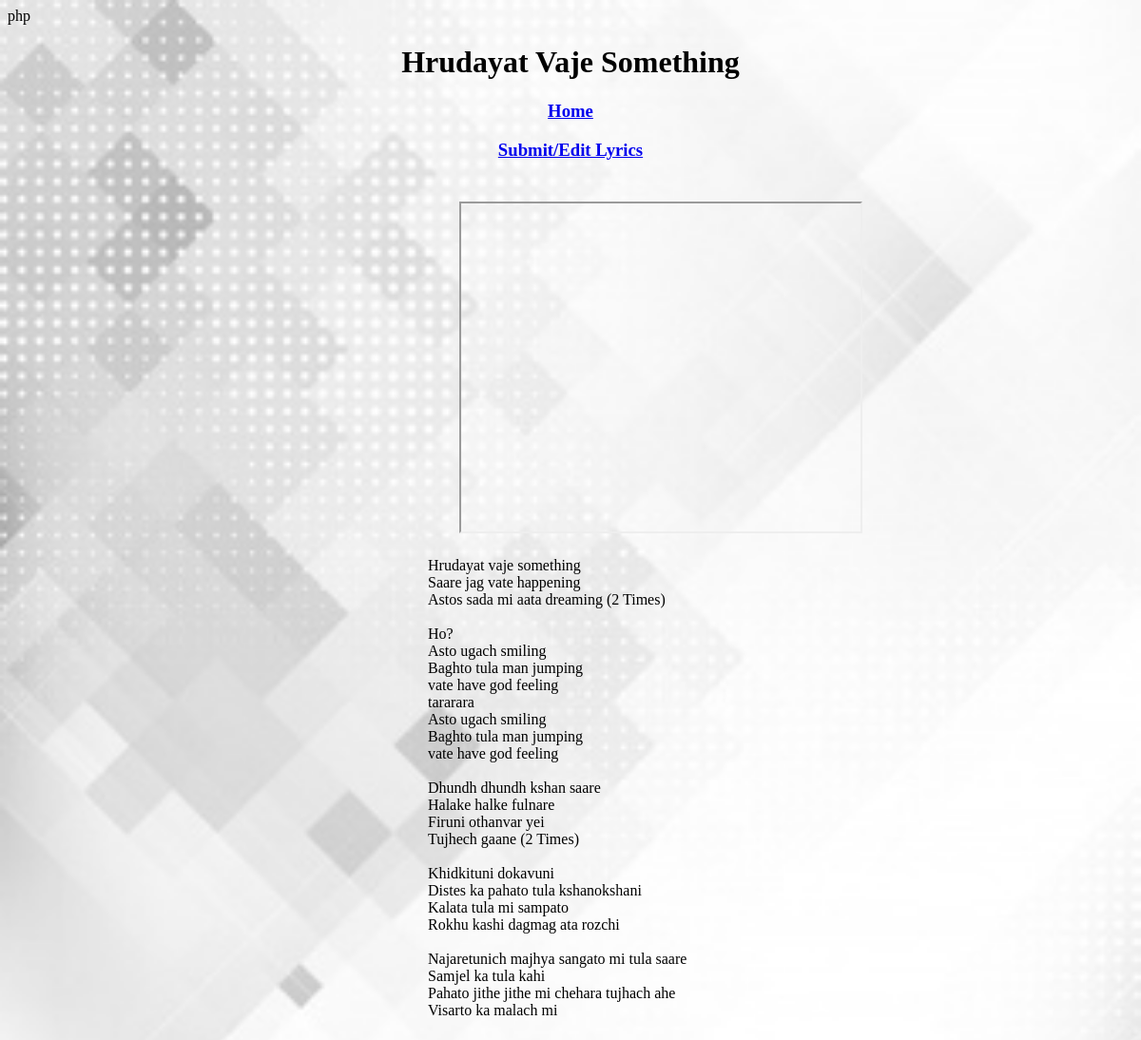
/output.php?id=2, run on the app's committed database.
### tables this page shows
CREATE TABLE `lyrics` (
  `id` int(11) NOT NULL,
  `Title` text NOT NULL,
  `Singer` mediumtext NOT NULL,
  `Lyrics` text NOT NULL,
  `videoLink` mediumtext
);

### output.php (the view, shortened to what this page needs)
<!DOCTYPE html>
<html>
  <head>
    <link rel="stylesheet" href="css\output.css?version=51" >
  </head>
  <body>
    <div class="grid">
      <div id="header" class="header">
        <h1>
		<?php
      $link = mysqli_connect('localhost', 'root', '', 'first_db');
	  mysqli_set_charset($link, 'utf8');
	  if(isset($_GET['id'])){
      $id = (int)$_GET['id'];
      $query_fetch = mysqli_query($link,"SELECT * FROM lyrics WHERE ID = $id");
       while($show = mysqli_fetch_array($query_fetch)){
          echo $show['Title'];}}
          ?>
		</h1>
      </div>
      <div class="navigation">
        <h3><a href="home.php">Home</a></h3>
        <h3><a href="upload.html">Submit/Edit Lyrics</a></h3>
      </div>
      <div class="uTube">
        <?php
      if(isset($_GET['id'])){
      $id = (int)$_GET['id'];
      $query_fetch = mysqli_query(mysqli_connect('localhost', 'root', '', 'first_db'),"SELECT * FROM lyrics WHERE ID = $id");
       while($show = mysqli_fetch_array($query_fetch)){ ?>
      <iframe width="420" height="345" src=<?php $link = mysqli_connect('localhost', 'root', '', 'first_db');mysqli_set_charset($link, 'utf8'); echo $show['videoLink'];?> >
      </iframe><?php $link = mysqli_connect('localhost', 'root', '', 'first_db'); mysqli_set_charset($link, 'utf8');
       }
      }
      else{
          echo "It is not set.";
      }
      ?>
      </div>
      <div id="stuff" class="content">
        <?php
		$link = mysqli_connect('localhost', 'root', '', 'first_db');
	    mysqli_set_charset($link, 'utf8');
      if(isset($_GET['id'])){
      $id = (int)$_GET['id'];
      $query_fetch = mysqli_query($link,"SELECT * FROM lyrics WHERE ID = $id");
       while($show = mysqli_fetch_array($query_fetch)){
          echo $show['Lyrics'];}}
          ?>
      </div>
    </div>
  </body>
</html>

### data on the page
lyrics: Title "Hrudayat Vaje Something", Lyrics "Hrudayat vaje something Saare jag vate happening Astos sada mi aata dreaming (2 Times) Ho? Asto ugach smiling Baghto tula man jumping vate have god feeling tararara Asto ugach smiling Baghto tula man jumping vate have god feeling Dhundh dhundh kshan saare Halake halke fulnare Firuni othanvar yei Tujhech gaane (2 Times) Khidkituni dokavuni Distes ka pahato tula kshanokshani Kalata tula mi sampato Rokhu kashi dagmag ata rozchi Najaretunich majhya sangato mi tula saare Samjel ka tula kahi Pahato jithe jithe mi chehara tujhach ahe Visarto ka malach mi"
